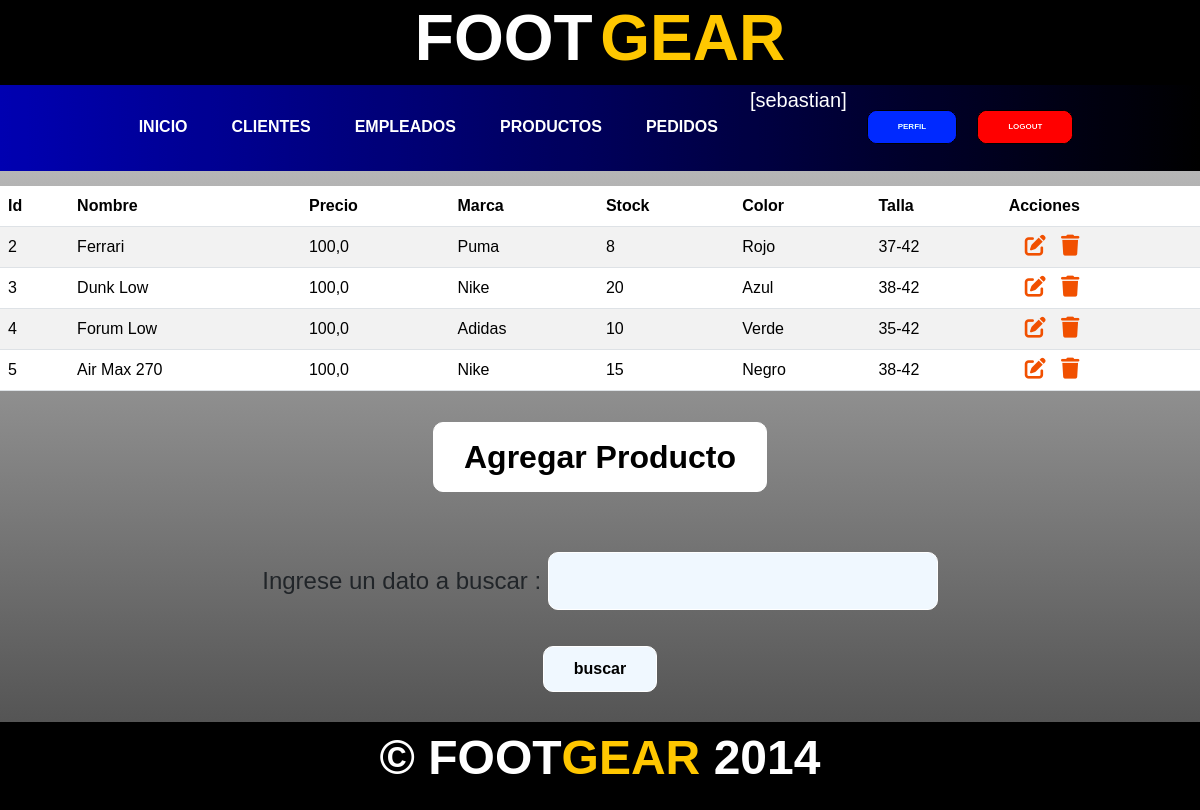
The app's page /productos/ (signed in), older data.
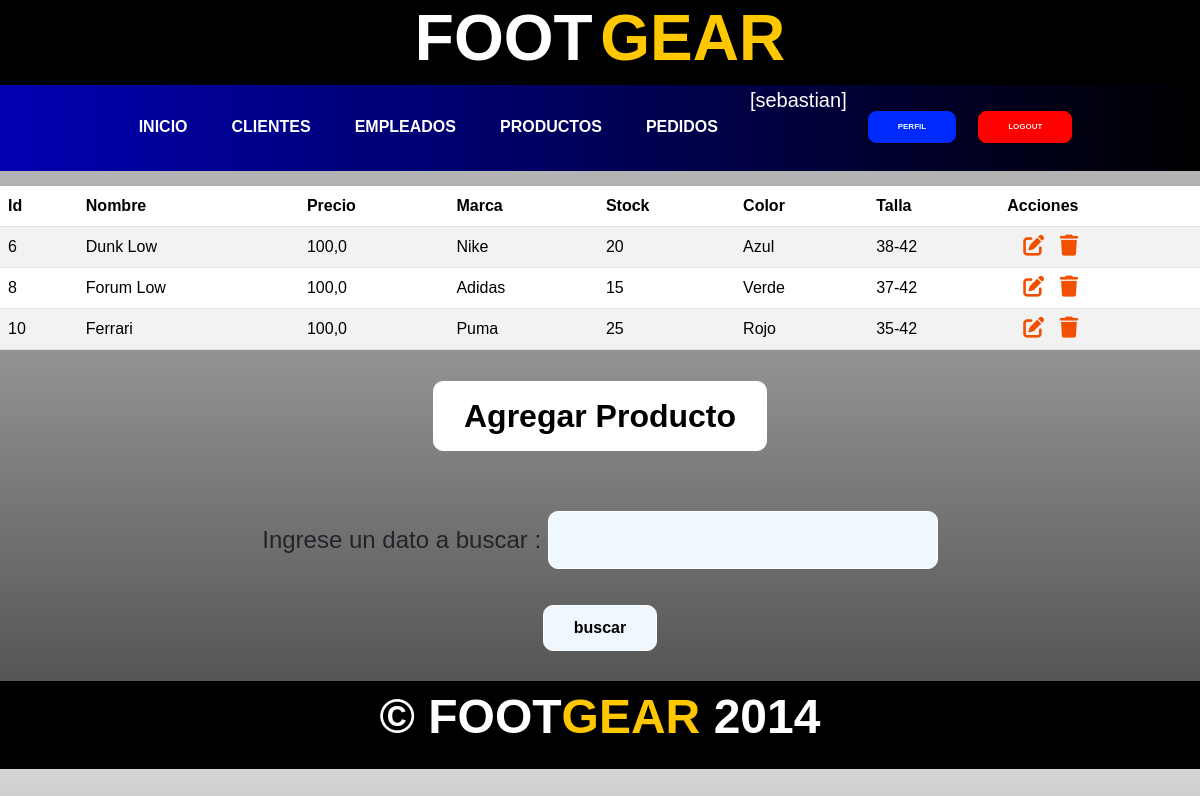
The same page, newer data.
### aplicacion/models.py (models this page shows, shortened)
class Producto(models.Model):
    nombre = models.CharField(max_length=50)
    precio  = models.FloatField()
    marca = models.CharField(max_length=50)
    stock = models.IntegerField()
    color = models.CharField(max_length=50)
    talla = models.CharField(max_length=50)

### aplicacion/views.py (the view)
# urls.py: path('productos/', productos,name="productos"),
@login_required
def productos(request):
    formulario_producto = ProductoForm()
    contexto = {
        'productos': Producto.objects.all(),
        'form': formulario_producto
    }
    return render(request,"aplicacion/productos.html",contexto)

### aplicacion/forms.py
class ProductoForm(forms.Form):
    nombre = forms.CharField(max_length=50,required=True)
    precio = forms.FloatField(required=True)
    marca = forms.CharField(max_length=50,required=True)
    stock = forms.IntegerField(required=True)
    color = forms.CharField(max_length=50,required=True)
    talla = forms.CharField(max_length=50,required=True)

### aplicacion/templates/aplicacion/productos.html (shortened to what this page needs)
{% extends 'aplicacion/index.html' %}
{% block tabla_productos %}
<div class="button_container">
    <table class="table table-striped">
        <thead>
            <tr>
                <th>Id</th>
                <th>Nombre</th>
                <th>Precio</th>
                <th>Marca</th>
                <th>Stock</th>
                <th>Color</th>
                <th>Talla</th>
                <th>Acciones</th>
            </tr>
        </thead>
        <tbody>
        {% for p in productos %}
            <tr>
                <td>{{ p.id }}</td>
                <td>{{ p.nombre }}</td>
                <td>{{ p.precio }}</td>
                <td>{{ p.marca }}</td>
                <td>{{ p.stock }}</td>
                <td>{{ p.color }}</td>
                <td>{{ p.talla }}</td>
                <td>
                    <a
                    href="{% url 'producto_update' p.id %}"
                    class="btn editar_tablas"
                    style="--bs-btn-padding-y: .25rem;"
                    >
                    </a>
                    <a
                    href="{% url 'producto_delete' p.id %}"
                    class="btn borrar_tablas"
                    style="--bs-btn-padding-y: .25rem;"
                    >
                    </a>
                </td>
            </tr>
        {% endfor %}
        </tbody>
    </table>
</div>
{% endblock tabla_productos%}
{% block formulario %}
<div class="button_container">
    <button  id="mostrarFormulario">Agregar Producto</button>
</div>
{% endblock formulario %}
{% block busqueda %}
<form action="{% url 'encontrar_productos' %}" method="get">
    <div class="tabla_formularios">
        <p class="texto_buscar">Ingrese un dato a buscar : <input type="text" name= "buscar" id= "buscar"></p>
    </div>
    <div class="form">
        <input type="submit" value="buscar">
    </div>
</form>
{% endblock busqueda %}

Row changes from the older to the newer data that the page shows:
removed Producto: id "2", nombre "Ferrari", precio "100,0", marca "Puma", stock "8", color "Rojo", talla "37-42"
removed Producto: id "3", nombre "Dunk Low", precio "100,0", marca "Nike", stock "20", color "Azul", talla "38-42"
removed Producto: id "4", nombre "Forum Low", precio "100,0", marca "Adidas", stock "10", color "Verde", talla "35-42"
removed Producto: id "5", nombre "Air Max 270", precio "100,0", marca "Nike", stock "15", color "Negro", talla "38-42"
added Producto: id "6", nombre "Dunk Low", precio "100,0", marca "Nike", stock "20", color "Azul", talla "38-42"
added Producto: id "8", nombre "Forum Low", precio "100,0", marca "Adidas", stock "15", color "Verde", talla "37-42"
added Producto: id "10", nombre "Ferrari", precio "100,0", marca "Puma", stock "25", color "Rojo", talla "35-42"
